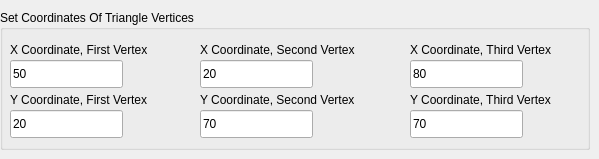
     <widget class="QWidget" name="Triangle_Page">
      <widget class="QGroupBox" name="groupBox_7">
       <property name="geometry">
        <rect>
         <x>0</x>
         <y>10</y>
         <width>590</width>
         <height>140</height>
        </rect>
       </property>
       <property name="title">
        <string>Set Coordinates Of Triangle Vertices</string>
       </property>
       <widget class="QLabel" name="label_16">
        <property name="geometry">
         <rect>
          <x>10</x>
          <y>30</y>
          <width>168</width>
          <height>20</height>
         </rect>
        </property>
        <property name="text">
         <string>X Coordinate, First Vertex</string>
        </property>
       </widget>
       <widget class="QLineEdit" name="First_Vertex_X_Coordinate_Input">
        <property name="geometry">
         <rect>
          <x>10</x>
          <y>50</y>
          <width>113</width>
          <height>28</height>
         </rect>
        </property>
        <property name="text">
         <string>50</string>
        </property>
       </widget>
       <widget class="QLabel" name="label_17">
        <property name="geometry">
         <rect>
          <x>10</x>
          <y>80</y>
          <width>167</width>
          <height>20</height>
         </rect>
        </property>
        <property name="text">
         <string>Y Coordinate, First Vertex</string>
        </property>
       </widget>
       <widget class="QLineEdit" name="First_Vertex_Y_Coordinate_Input">
        <property name="geometry">
         <rect>
          <x>10</x>
          <y>100</y>
          <width>113</width>
          <height>28</height>
         </rect>
        </property>
        <property name="text">
         <string>20</string>
        </property>
       </widget>
       <widget class="QLabel" name="label_18">
        <property name="geometry">
         <rect>
          <x>200</x>
          <y>30</y>
          <width>188</width>
          <height>20</height>
         </rect>
        </property>
        <property name="text">
         <string>X Coordinate, Second Vertex</string>
        </property>
       </widget>
       <widget class="QLineEdit" name="Second_Vertex_X_Coordinate_Input">
        <property name="geometry">
         <rect>
          <x>200</x>
          <y>50</y>
          <width>113</width>
          <height>28</height>
         </rect>
        </property>
        <property name="text">
         <string>20</string>
        </property>
       </widget>
       <widget class="QLabel" name="label_19">
        <property name="geometry">
         <rect>
          <x>200</x>
          <y>80</y>
          <width>187</width>
          <height>20</height>
         </rect>
        </property>
        <property name="text">
         <string>Y Coordinate, Second Vertex</string>
        </property>
       </widget>
       <widget class="QLineEdit" name="Second_Vertex_Y_Coordinate_Input">
        <property name="geometry">
         <rect>
          <x>200</x>
          <y>100</y>
          <width>113</width>
          <height>28</height>
         </rect>
        </property>
        <property name="text">
         <string>70</string>
        </property>
       </widget>
       <widget class="QLabel" name="label_20">
        <property name="geometry">
         <rect>
          <x>410</x>
          <y>30</y>
          <width>173</width>
          <height>20</height>
         </rect>
        </property>
        <property name="text">
         <string>X Coordinate, Third Vertex</string>
        </property>
       </widget>
       <widget class="QLineEdit" name="Third_Vertex_X_Coordinate_Input">
        <property name="geometry">
         <rect>
          <x>410</x>
          <y>50</y>
          <width>113</width>
          <height>28</height>
         </rect>
        </property>
        <property name="text">
         <string>80</string>
        </property>
       </widget>
       <widget class="QLabel" name="label_21">
        <property name="geometry">
         <rect>
          <x>410</x>
          <y>80</y>
          <width>173</width>
          <height>20</height>
         </rect>
        </property>
        <property name="text">
         <string>Y Coordinate, Third Vertex</string>
        </property>
       </widget>
       <widget class="QLineEdit" name="Third_Vertex_Y_Coordinate_Input">
        <property name="geometry">
         <rect>
          <x>410</x>
          <y>100</y>
          <width>113</width>
          <height>28</height>
         </rect>
        </property>
        <property name="text">
         <string>70</string>
        </property>
       </widget>
      </widget>
     </widget>
